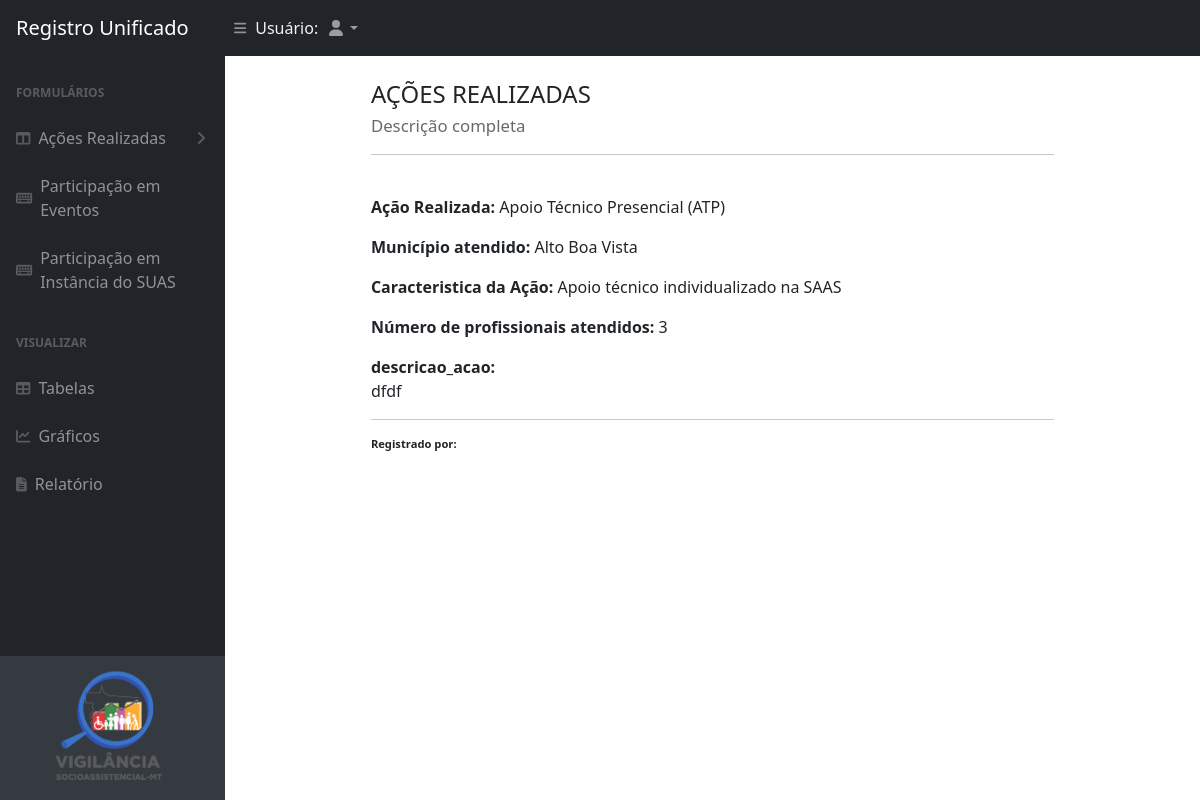
Page /users/list-acao-atp/4 on the committed database.
### app/models.py (models this page shows, shortened)
class AcaoAtpModel(models.Model):
    user = models.ForeignKey(User, on_delete=models.CASCADE, related_name='acaoAtp')
    acao_realizada = models.CharField(max_length=100, choices= ACAO_REALIZADA_CHOICE, default= 'Apoio Técnico Presencial (ATP)') # preenche automaticamente
    caracteristica_acao = models.CharField(max_length=100, choices=TECNICO_PRESENCIAL_CHOICE, default= '')
    n_profissionais_atendidos = models.IntegerField('Numero de Funcionario',blank=False, null=False)
    descricao_acao = models.TextField('Descrição da Ação', max_length=1000, blank=False, null=False)
    data_acao = models.DateField('Data', blank=False, null=False)
    data_publicacao = models.DateField('Data da Publicação', default=timezone.now)
    municipio_atendido = models.CharField(max_length=100, choices= LISTA_MUNICIPIOS, default= '')

### app/views.py (the view)
# urls.py: path('list-acao-atp/<id>', view =ACOES.listAcaoAtp,name="listAcaoAtp"),
    def listAcaoAtp(request, id):
        acaoAtp_object_model = AcaoAtpModel.objects.filter(id=id)
        return render(request, 'app/tables/tableAction/listAcaoAtp.html',{
            'acaoAtp_object_model':acaoAtp_object_model})

### templates/app/tables/tableAction/listAcaoAtp.html (shortened to what this page needs)
{% extends 'app/index.html' %}
{% load crispy_forms_tags %}
{% load static %}
{% block content %}
<div class="container w-75 mb-3">
  <div class="row mx-auto">
    <h4 class="font-weight-bold text-left mt-4 mb-4" >AÇÕES REALIZADAS <br>
    <span style="color: dimgrey;font-size: 70%;">Descrição completa</span>
    <br><hr>
    </h4>
    <div class="text-break ">
      {% for acao in acaoAtp_object_model%}
        <p><span style="font-weight:bold;">Ação Realizada:</span> {{acao.acao_realizada}}</p>
        <p><span style="font-weight:bold;">Município atendido:</span> {{acao.municipio_atendido}}</p>
        <p><span style="font-weight:bold;">Caracteristica da Ação:</span> {{acao.caracteristica_acao}}</p>
        <p><span style="font-weight:bold;">Número de profissionais atendidos:</span> {{acao.n_profissionais_atendidos}}</p>
        <p><span style="font-weight:bold;">descricao_acao:</span><br>{{acao.descricao_acao}}</p>
        <hr>
        <p style="font-size: 70%;"><span style="font-weight:bold;"> Registrado por:</span> {{user.first_name|title}} {{user.last_name|title}}</p>
        {% endfor %}
    </div>
  </div>
</div>
{% endblock %}

### rows in the picture
AcaoAtpModel: acao_realizada "Apoio Técnico Presencial (ATP)", municipio_atendido "Alto Boa Vista", caracteristica_acao "Apoio técnico individualizado na SAAS", n_profissionais_atendidos "3", descricao_acao "dfdf"
